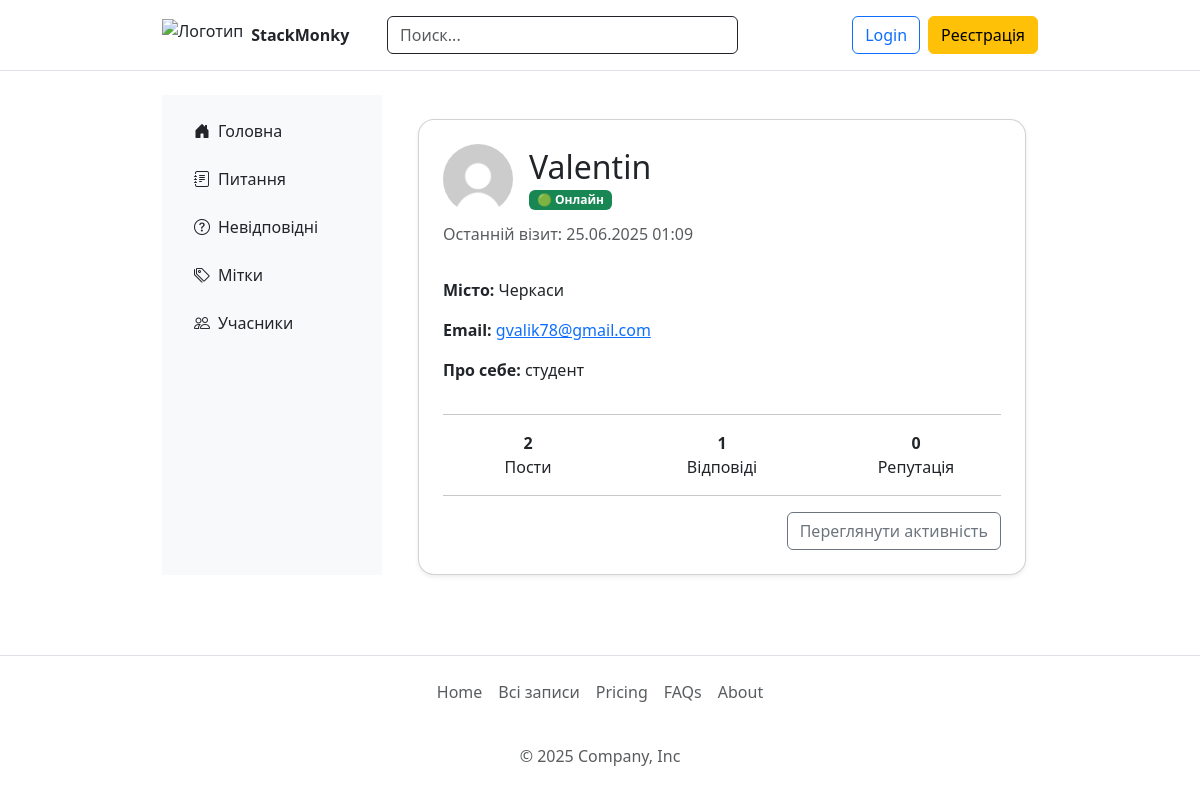
The app's page /main.profile/2 with its own data.
### main/models.py (models this page shows, shortened)
class User(db.Model, UserMixin):
    id = db.Column(db.Integer, primary_key=True)
    about = db.Column(db.Text, default='', nullable=False)
    username = db.Column(db.String(64), unique=True, nullable=False)
    email = db.Column(db.String(120), unique=True, nullable=False)
    password_hash = db.Column(db.String(128), nullable=False)
    is_admin = db.Column(db.Boolean, default=False)
    avatar_url = db.Column(db.String(255), default='default_avatar.png')
    preferred_lang = db.Column(db.String(10), default='uk', nullable=False)
    description = db.Column(db.Text, default='', nullable=False)
    last_seen = db.Column(db.DateTime, default=datetime.utcnow)
    is_online = db.Column(db.Boolean, default=False)
    reputation = db.Column(db.Integer, default=0)
    discord = db.Column(db.String(100), nullable=True)
    location = db.Column(db.String(100), nullable=True)
    membership_duration = db.Column(db.String(100), nullable=True)  # Например, "7 лет 9 месяцев"
    about_section = db.Column(db.Text, default='', nullable=True)   # Блок "о себе"
    welcome_section = db.Column(db.Text, default='', nullable=True) # Приветственный текст
    comment_votes = db.relationship('CommentVote', back_populates='user', cascade='all, delete-orphan')
    def calculate_reputation(self):
        from main import db
        from sqlalchemy import func
        from main.models import PostVote, CommentVote, Post, Comment
        post_votes_sum = db.session.query(func.coalesce(func.sum(PostVote.value), 0))\
            .join(Post).filter(Post.author_id == self.id).scalar()
        comment_votes_sum = db.session.query(func.coalesce(func.sum(CommentVote.vote), 0))\
            .join(Comment).filter(Comment.user_id == self.id).scalar()
        self.reputation = post_votes_sum + comment_votes_sum

### main/routes/main_routes.py (the view)
@main_bp.route('/main.profile/<int:user_id>')
def profile(user_id):
    user = User.query.get_or_404(user_id)
    posts = Post.query.filter_by(author_id=user.id).all()
    reputation = user.calculate_reputation()
    return render_template('profile.html', user=user, posts=posts, reputation=reputation)

### main/__init__.py (called while the page is built)
def get_locale():
    if current_user.is_authenticated and current_user.preferred_lang:
        return current_user.preferred_lang
    if 'lang' in session:
        return session['lang']
    return request.accept_languages.best_match(['uk', 'en'])

### main/routes/main_routes.py (called while the page is built)
@main_bp.before_request
def update_last_seen():
    if current_user.is_authenticated:
        now = datetime.utcnow()
        last_seen = current_user.last_seen or datetime(2000, 1, 1)
        if now - last_seen > timedelta(minutes=1):
            current_user.last_seen = now
            current_user.is_online = True
            try:
                db.session.commit()
            except Exception:
                db.session.rollback()

### main/templates/profile.html (shortened to what this page needs)
{% extends 'base.html' %}
{% block content %}
<div class="container mt-4">
  <div class="card shadow-sm rounded-4 p-4">
    <div class="d-flex justify-content-between align-items-center">
      <div class="d-flex align-items-center">
        <img src="{{ url_for('static', filename=user.avatar_url) }}"
             class="rounded-circle me-3"
             style="width: 70px; height: 70px;"
             alt="avatar">
        <div>
          <h2 class="mb-0">{{ user.username }}</h2>
          {% if user.is_online %}
            <span class="badge bg-success">🟢 Онлайн</span>
          {% else %}
            <span class="badge bg-secondary">⚫ Офлайн</span>
          {% endif %}
        </div>
      </div>
    </div>
    <p class="text-muted mt-2">
      Останній візит: {{ user.last_seen.replace(tzinfo=pytz.utc).astimezone(pytz.timezone('Europe/Kyiv')).strftime('%d.%m.%Y %H:%M') if user.last_seen else 'Невідомо' }}
    </p>
    <div class="mt-3">
      {% if user.location %}
        <p><strong>Місто:</strong> {{ user.location }}</p>
      {% endif %}
      {% if user.email %}
        <p><strong>Email:</strong> <a href="mailto:{{ user.email }}">{{ user.email }}</a></p>
      {% endif %}
      <p><strong>Про себе:</strong> {{ user.about if user.about else "Ще не заповнено" }}</p>
    </div>
    <hr>
    <div class="row text-center">
      <div class="col">
        <strong>{{ user.posts|length }}</strong><br>Пости
      </div>
      <div class="col">
        <strong>{{ user.comments|length }}</strong><br>Відповіді
      </div>
      <div class="col">
        <strong>{{ user.reputation }}</strong><br>Репутація
      </div>
    </div>
    <hr>
    <div class="text-end">
      <a href="{{ url_for('main.user_activity', user_id=user.id) }}" class="btn btn-outline-secondary">
        Переглянути активність
      </a>
    </div>
  </div>
</div>
{% endblock %}

### main/static/css/main.css (style rules this page uses)
.container { width: 100%; max-width: 900px; }

### records on screen
User: avatar_url (picture), username "Valentin", last_seen.replace "25.06.2025 01:09", location "Черкаси", email "gvalik78@gmail.com", about "студент", reputation "0"

### other values on screen
{{ user.posts|length }} "2"
{{ user.comments|length }} "1"
